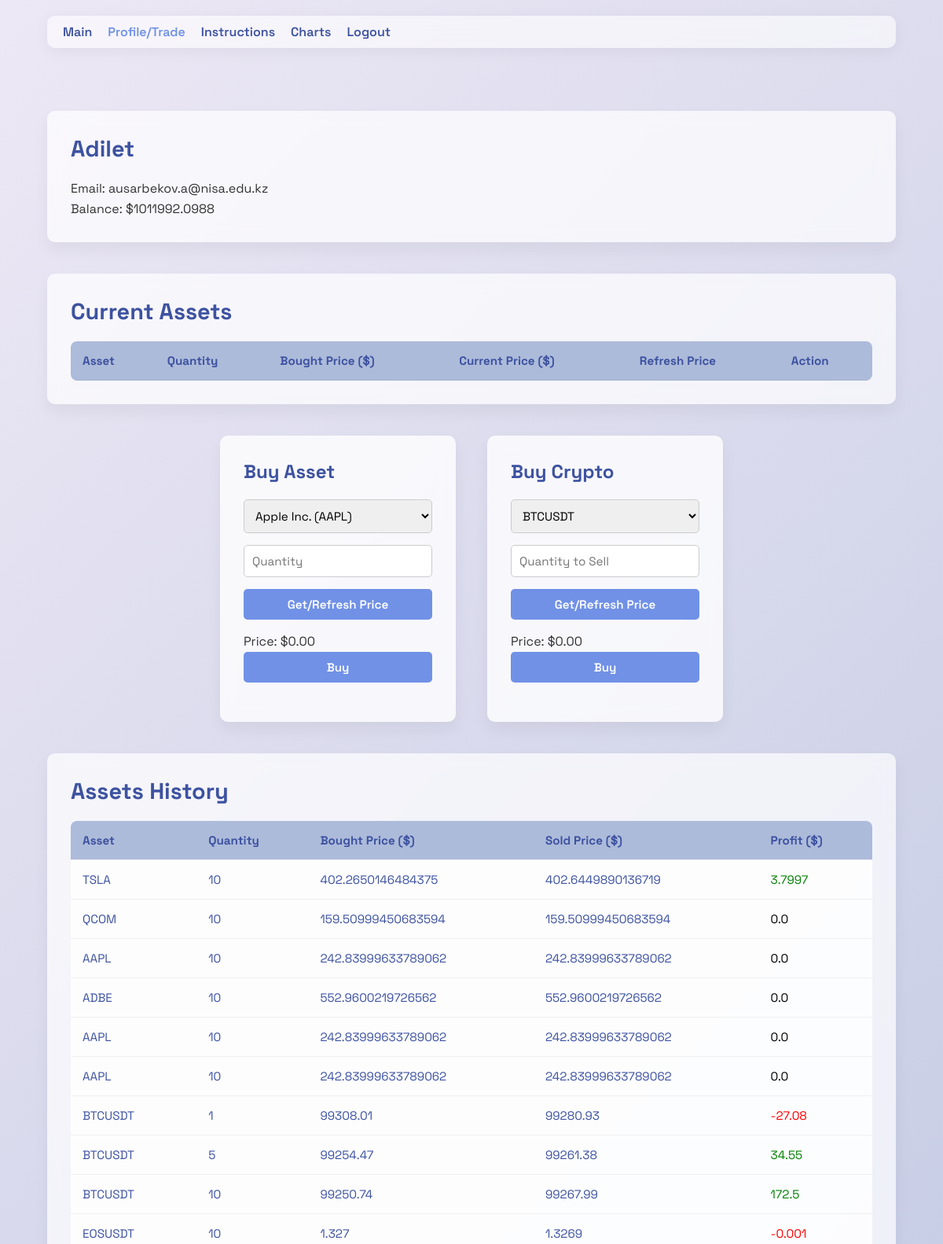
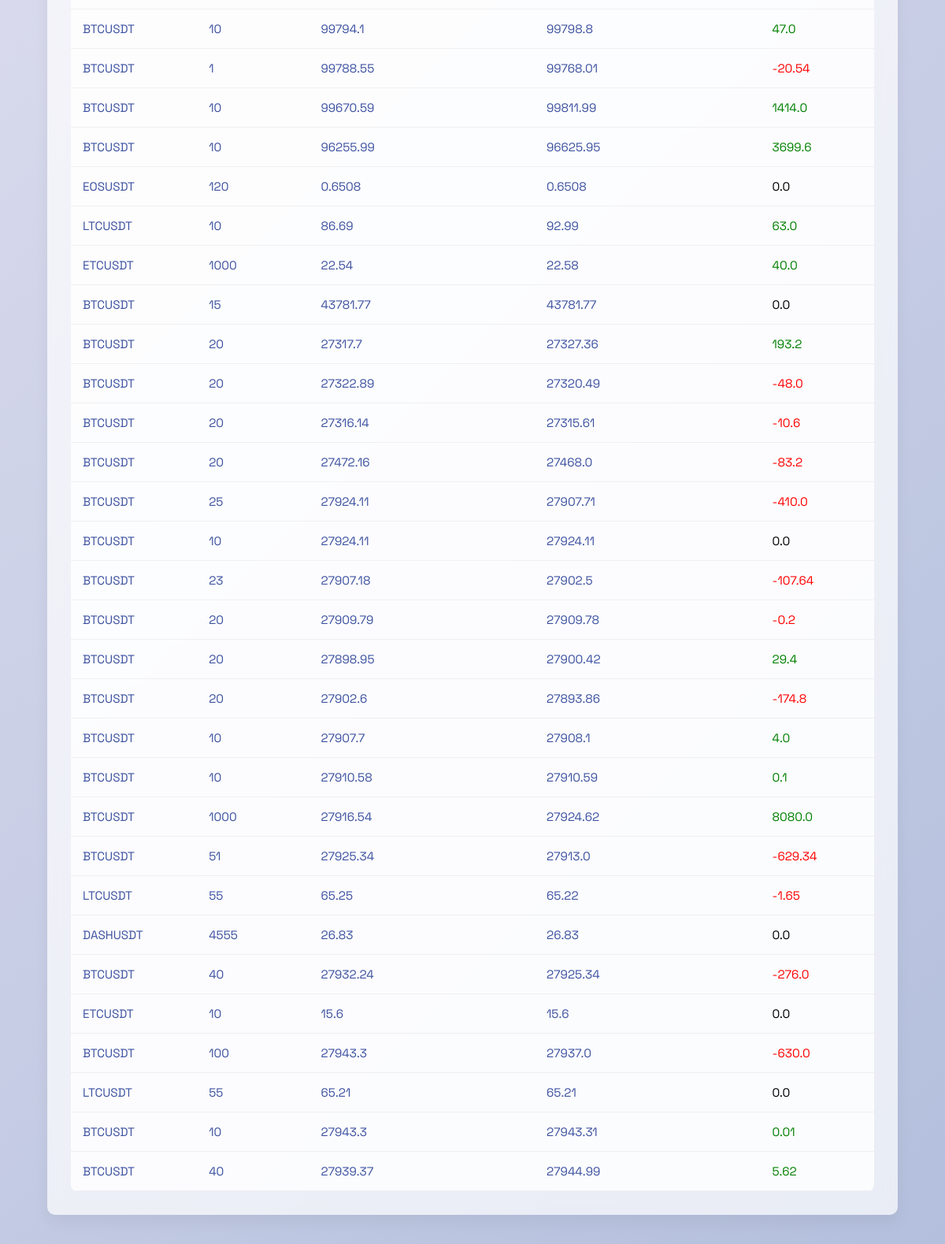
Screenshot of /profile/ (signed in, upper part) with the database file from the repository (2 pictures, top to bottom).
### mainapp/models.py (models this page shows)
class UserProfile(models.Model):
    user = models.ForeignKey(User, on_delete=models.CASCADE)
    name = models.CharField(max_length=100, blank=True)
    email = models.CharField(max_length=200, blank=True)
    stocks = models.ManyToManyField(Stocks, blank=True)
    participants = models.CharField(max_length=200, blank=True)
    is_group = models.BooleanField(default=False)
    balance = models.FloatField(max_length=20, default=1000000)

class Stocks(models.Model):
    user = models.ForeignKey(User, on_delete=models.CASCADE, null=True, blank=True)
    title = models.CharField(max_length=20, blank=True)
    quantity = models.IntegerField()
    bought_price = models.FloatField(max_length=20, null=True)
    sold_price = models.FloatField(max_length=20, blank=True, null=True)
    profit = models.FloatField(max_length=20, blank=True, null=True)
    state = models.CharField(max_length=200)

### mainapp/views.py (the view, shortened to what this page needs)
# urls.py: path('profile/', views.profile, name='profile'),
@login_required(login_url='login')
def profile(request):
    userprofile = UserProfile.objects.get(user=request.user)
    active_user_stocks = Stocks.objects.filter(user=request.user, state='active')
    history_user_stocks = Stocks.objects.filter(user=request.user, state='sold')
    userprofiles = UserProfile.objects.all().order_by('-balance')
    error = ''
    context = {
        'userprofile': userprofile,
        'history_user_stocks': history_user_stocks,
        'active_user_stocks': active_user_stocks,
        'userprofiles': userprofiles,
        'error': error
    }
    return render(request, 'profile.html', context)

### mainapp/templates/profile.html (shortened to what this page needs)
{% load static %}
<!DOCTYPE html>
<html lang="en">
<head>
</head>
<body>
<nav>
    <a href="{% url 'index' %}">Main</a>
    <a href="{% url 'profile' %}" style="color:#7091E6;">Profile/Trade</a>
    <a href="{% url 'instructions' %}">Instructions</a>
    <a href="{% url 'charts' %}">Charts</a>
    <a href="{% url 'logout' %}">Logout</a>
</nav>
<div class="row-container">
    <div class="user-info">
        <h2>{{ userprofile.name }}</h2>
        <p>Email: {{ userprofile.email }}</p>
        <p>Balance: ${{ userprofile.balance|floatformat:4 }}</p>
    </div>
    <div class="current-stocks">
        <h2>Current Assets</h2>
        <table>
            <thead>
                <tr>
                    <th>Asset</th>
                    <th>Quantity</th>
                    <th>Bought Price ($)</th>
                    <th>Current Price ($)</th>
                    <th>Refresh Price</th>
                    <th>Action</th>
                </tr>
            </thead>
        </table>
    </div>
    <div class="forms-container">
        <div class="form-section">
            <form action="{% url 'profile' %}" method="POST">
                <h2>Buy Asset</h2>
                <select name="assetsymbol" id="asset-symbol">
                    <option value="AAPL">Apple Inc. (AAPL)</option>
                </select>
                <input type="number" name="quantity" placeholder="Quantity" required>
                <button type="button" id="get-price-button">Get/Refresh Price</button>
                <p id="price-text">Price: $0.00</p>
                <button type="submit">Buy</button>
            </form>
        </div>
        <div class="form-section">
            <form action="{% url 'profile' %}" method="POST">
                <h2>Buy Crypto</h2>
                <select name="crypto-symbol" id="crypto-symbol">
                    <option value="BTCUSDT">BTCUSDT</option>
                </select>
                <input type="number" name="quantity" placeholder="Quantity to Sell" required>
                <button type="button" id="get-crypto-price-button">Get/Refresh Price</button>
                <p id="crypto-price-text">Price: $0.00</p>
                <button type="submit">Buy</button>
            </form>
        </div>
    </div>
    <div class="stocks-history">
        <h2>Assets History</h2>
        <table>
            <thead>
                <tr>
                    <th>Asset</th>
                    <th>Quantity</th>
                    <th>Bought Price ($)</th>
                    <th>Sold Price ($)</th>
                    <th>Profit ($)</th>
                </tr>
            </thead>
            <tbody>
                {% for stock in history_user_stocks reversed %}
                    <tr>
                        <td>{{ stock.title }}</td>
                        <td>{{ stock.quantity }}</td>
                        <td>{{ stock.bought_price }}</td>
                        <td>{{ stock.sold_price }}</td>
                        <td style="color: {% if stock.profit > 0 %}green{% elif stock.profit < 0 %}red{% else %}black{% endif %};">
                            {{ stock.profit }}
                        </td>
                    </tr>
                {% endfor %}
            </tbody>
        </table>
    </div>
</div>
</body>
</html>

### mainapp/templates/profile.html (style rules this page uses)
html { scroll-behavior: smooth; }
* { margin: 0; padding: 0; box-sizing: border-box; font-family: 'Space Grotesk', sans-serif; }
body { background: linear-gradient(135deg, #EDE8F5 0%, #ADBBDa 100%); color: #3D52A0; overflow-x: hidden; }
a { color: inherit; text-decoration: none; transition: color 0.3s ease; }
nav { width: 90%; max-width: 1200px; margin: 20px auto 0 auto; background: rgba(255,255,255,0.6); backdrop-filter: blur(15px); display: flex; align-items: center; justify-content: flex-start; padding: 10px 20px; border-radius: 10px; box-shadow: 0 4px 20px rgba(0,0,0,0.05); position: sticky; top: 20px; z-index: 999; }
nav a { margin-right: 20px; font-weight: 600; color: #3D52A0; }
.row-container { width: 90%; max-width: 1200px; margin: 80px auto; }
h2 { font-size: 1.8rem; font-weight: 900; margin-bottom: 20px; color: #3D52A0; }
p { line-height: 1.6; color: #333; }
.user-info, .current-stocks, .buy-stock-form, .stocks-history, .leaderboard { background: rgba(255,255,255,0.7); backdrop-filter: blur(10px); border-radius: 10px; padding: 30px; margin-bottom: 40px; box-shadow: 0 10px 20px rgba(0,0,0,0.05); }
table { width: 100%; border-collapse: collapse; background: rgba(255,255,255,0.8); overflow: hidden; border-radius: 8px; }
table th, table td { padding: 15px; text-align: left; border-bottom: 1px solid rgba(0,0,0,0.05); font-size: 0.95rem; }
table th { background: #ADBBDa; color: #3D52A0; font-weight: 700; }
.forms-container { display: flex; justify-content: center; align-items: flex-start; gap: 40px; margin: 40px auto; text-align: left; }
.form-section { background: rgba(255, 255, 255, 0.8); backdrop-filter: blur(10px); border-radius: 10px; padding: 30px; box-shadow: 0 10px 20px rgba(0, 0, 0, 0.05); width: 300px; }
.form-section h2 { font-size: 1.5rem; font-weight: 700; color: #3D52A0; margin-bottom: 20px; }
.form-section select, .form-section input, .form-section button { width: 100%; padding: 10px; margin-bottom: 15px; font-size: 0.95rem; border: 1px solid #ccc; border-radius: 5px; }
.form-section button { background: #7091E6; color: white; font-weight: 600; border: none; cursor: pointer; transition: background 0.3s ease; }

### rows the page displays
UserProfile: name "Adilet", email "ausarbekov.a@nisa.edu.kz", balance "1011992.0988"
Stocks: title "TSLA", quantity "10", bought_price "402.2650146484375", sold_price "402.6449890136719", profit "3.7997"
Stocks: title "QCOM", quantity "10", bought_price "159.50999450683594", sold_price "159.50999450683594", profit "0.0"
Stocks: title "AAPL", quantity "10", bought_price "242.83999633789062", sold_price "242.83999633789062", profit "0.0"
Stocks: title "ADBE", quantity "10", bought_price "552.9600219726562", sold_price "552.9600219726562", profit "0.0"
Stocks: title "AAPL", quantity "10", bought_price "242.83999633789062", sold_price "242.83999633789062", profit "0.0"
Stocks: title "AAPL", quantity "10", bought_price "242.83999633789062", sold_price "242.83999633789062", profit "0.0"
Stocks: title "BTCUSDT", quantity "1", bought_price "99308.01", sold_price "99280.93", profit "-27.08"
Stocks: title "BTCUSDT", quantity "5", bought_price "99254.47", sold_price "99261.38", profit "34.55"
Stocks: title "BTCUSDT", quantity "10", bought_price "99250.74", sold_price "99267.99", profit "172.5"
Stocks: title "EOSUSDT", quantity "10", bought_price "1.327", sold_price "1.3269", profit "-0.001"
Stocks: title "BTCUSDT", quantity "10", bought_price "99794.1", sold_price "99798.8", profit "47.0"
Stocks: title "BTCUSDT", quantity "1", bought_price "99788.55", sold_price "99768.01", profit "-20.54"
Stocks: title "BTCUSDT", quantity "10", bought_price "99670.59", sold_price "99811.99", profit "1414.0"
Stocks: title "BTCUSDT", quantity "10", bought_price "96255.99", sold_price "96625.95", profit "3699.6"
Stocks: title "EOSUSDT", quantity "120", bought_price "0.6508", sold_price "0.6508", profit "0.0"
Stocks: title "LTCUSDT", quantity "10", bought_price "86.69", sold_price "92.99", profit "63.0"
Stocks: title "ETCUSDT", quantity "1000", bought_price "22.54", sold_price "22.58", profit "40.0"
Stocks: title "BTCUSDT", quantity "15", bought_price "43781.77", sold_price "43781.77", profit "0.0"
Stocks: title "BTCUSDT", quantity "20", bought_price "27317.7", sold_price "27327.36", profit "193.2"
Stocks: title "BTCUSDT", quantity "20", bought_price "27322.89", sold_price "27320.49", profit "-48.0"
Stocks: title "BTCUSDT", quantity "20", bought_price "27316.14", sold_price "27315.61", profit "-10.6"
Stocks: title "BTCUSDT", quantity "20", bought_price "27472.16", sold_price "27468.0", profit "-83.2"
Stocks: title "BTCUSDT", quantity "25", bought_price "27924.11", sold_price "27907.71", profit "-410.0"
Stocks: title "BTCUSDT", quantity "10", bought_price "27924.11", sold_price "27924.11", profit "0.0"
Stocks: title "BTCUSDT", quantity "23", bought_price "27907.18", sold_price "27902.5", profit "-107.64"
Stocks: title "BTCUSDT", quantity "20", bought_price "27909.79", sold_price "27909.78", profit "-0.2"
Stocks: title "BTCUSDT", quantity "20", bought_price "27898.95", sold_price "27900.42", profit "29.4"
Stocks: title "BTCUSDT", quantity "20", bought_price "27902.6", sold_price "27893.86", profit "-174.8"
Stocks: title "BTCUSDT", quantity "10", bought_price "27907.7", sold_price "27908.1", profit "4.0"
Stocks: title "BTCUSDT", quantity "10", bought_price "27910.58", sold_price "27910.59", profit "0.1"
Stocks: title "BTCUSDT", quantity "1000", bought_price "27916.54", sold_price "27924.62", profit "8080.0"
Stocks: title "BTCUSDT", quantity "51", bought_price "27925.34", sold_price "27913.0", profit "-629.34"
Stocks: title "LTCUSDT", quantity "55", bought_price "65.25", sold_price "65.22", profit "-1.65"
Stocks: title "DASHUSDT", quantity "4555", bought_price "26.83", sold_price "26.83", profit "0.0"
Stocks: title "BTCUSDT", quantity "40", bought_price "27932.24", sold_price "27925.34", profit "-276.0"
Stocks: title "ETCUSDT", quantity "10", bought_price "15.6", sold_price "15.6", profit "0.0"
Stocks: title "BTCUSDT", quantity "100", bought_price "27943.3", sold_price "27937.0", profit "-630.0"
Stocks: title "LTCUSDT", quantity "55", bought_price "65.21", sold_price "65.21", profit "0.0"
Stocks: title "BTCUSDT", quantity "10", bought_price "27943.3", sold_price "27943.31", profit "0.01"
Stocks: title "BTCUSDT", quantity "40", bought_price "27939.37", sold_price "27944.99", profit "5.62"
